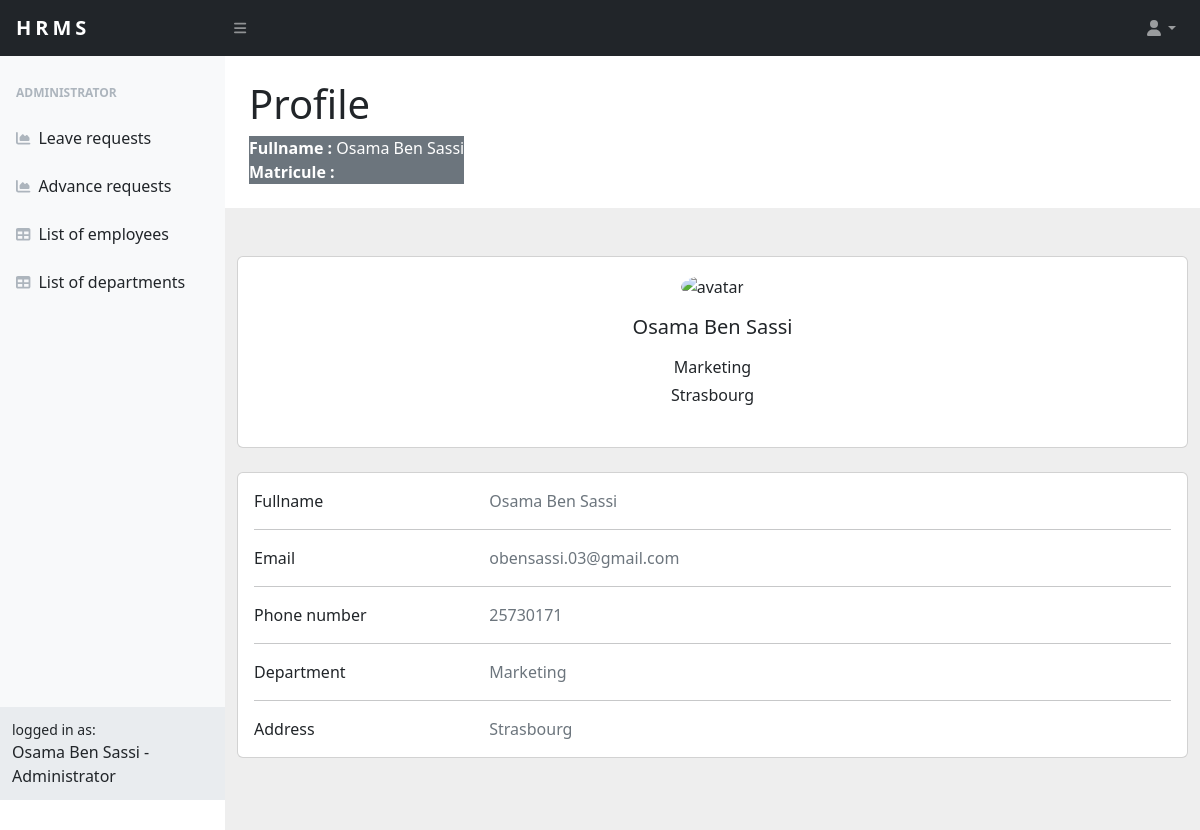
Page /home (signed in) on the committed database.
### src/models.py (models this page shows, shortened)
class User(UserMixin,db.Model):
    employee_id = db.Column(db.Integer,primary_key=True)
    first_name = db.Column(db.String(20))
    last_name = db.Column(db.String(20))
    email = db.Column(db.String(100), unique=True)
    password = db.Column(db.String(100))
    dep_name = db.Column(db.Integer,db.ForeignKey('departements.name')) #foreign key
    address = db.Column(db.String(100))
    phone = db.Column(db.Integer)
    salaire = db.Column(db.Integer)
    is_admin = db.Column(db.Boolean)

### src/home/routes.py (the view)
@home.route('/home',methods=['POST','GET'])
@login_required
def home():
    employee_id = current_user.employee_id
    fullname = current_user.first_name + " " + current_user.last_name
    email = current_user.email
    phone = current_user.phone
    dep = current_user.dep_name
    address = current_user.address
    is_admin = 'Administrator' if current_user.is_admin == True else 'Employee'
    return render_template('home/home.html',employee_id=employee_id,fullname=fullname,email=email,phone=phone,address=address,dep = dep,role=is_admin)

### src/app.py (called while the page is built)
@login_manager.user_loader
def load_user(user_id):
    return User.query.get(int(user_id))

### src/templates/home/home.html (shortened to what this page needs)
{% extends "base.html" %}
{% block content %}
            <div id="layoutSidenav_content">
                <div class="container-fluid px-4">
                    <h1 class="mt-4">Profile</h1>
                    <ol class="breadcrumb mb-4">
                        <li class="breadcrumb-item active bg-secondary text-white"><b>Fullname :</b> {{ fullname }} <br> <b> Matricule : </b>{{ matricule }}</li>
                    </ol>
                </div>
                <section style="background-color: #eee;">
                    <div class="container py-5">
                      <div class="row">
                        <div class="col-lg">
                          <div class="card mb-4">
                            <div class="card-body text-center">
                              <img src="https://mdbcdn.b-cdn.net/img/Photos/new-templates/bootstrap-chat/ava3.webp" alt="avatar"
                                class="rounded-circle img-fluid" style="width: 150px;">
                              <h5 class="my-3">{{ fullname }}</h5>
                              <p class="font-weight-bold mb-1">{{ dep }}</p>
                              <p class="font-weight-bold mb-4">{{ address }}</p>
                            </div>
                          </div>
                        <div class="col-lg">
                          <div class="card mb-4">
                            <div class="card-body">
                              <div class="row">
                                <div class="col-sm-3">
                                  <p class="mb-0">Fullname</p>
                                </div>
                                <div class="col-sm-9">
                                  <p class="text-muted mb-0">{{ fullname }}</p>
                                </div>
                              </div>
                              <hr>
                              <div class="row">
                                <div class="col-sm-3">
                                  <p class="mb-0">Email</p>
                                </div>
                                <div class="col-sm-9">
                                  <p class="text-muted mb-0">{{ email }}</p>
                                </div>
                              </div>
                              <hr>
                              <div class="row">
                                <div class="col-sm-3">
                                  <p class="mb-0">Phone number</p>
                                </div>
                                <div class="col-sm-9">
                                  <p class="text-muted mb-0">{{ phone }}</p>
                                </div>
                              </div>
                              <hr>
                              <div class="row">
                                <div class="col-sm-3">
                                  <p class="mb-0">Department</p>
                                </div>
                                <div class="col-sm-9">
                                  <p class="text-muted mb-0">{{ dep }}</p>
                                </div>
                              </div>
                              <hr>
                              <div class="row">
                                <div class="col-sm-3">
                                  <p class="mb-0">Address</p>
                                </div>
                                <div class="col-sm-9">
                                  <p class="text-muted mb-0">{{ address }}</p>
                                </div>
                              </div>
                            </div>
                          </div>
                        </div>
                      </div>
                    </div>
                  </section>
            </div>
        </div>
{% endblock content %}

### src/templates/base.html (shortened to what this page needs)
<!DOCTYPE html>
<html lang="en">
    <head>
        <link href="https://cdn.jsdelivr.net/npm/simple-datatables@7.1.2/dist/style.min.css" rel="stylesheet" />
        <link href="/static/css/styles.css" rel="stylesheet" />
    </head>
    <body class="sb-nav-fixed">
        <nav class="sb-topnav navbar navbar-expand navbar-dark bg-dark">
            <a class="navbar-brand ps-3" href="{{url_for('home.home')}}" style="letter-spacing: 4px;"><b>HRMS</b></a>
            <button class="btn btn-link btn-sm order-1 order-lg-0 me-4 me-lg-0" id="sidebarToggle" href="#!"><i class="fas fa-bars"></i></button>
            <ul class="navbar-nav d-none d-md-inline-block form-inline ms-auto me-0 me-md-3 my-2 my-md-0">
                <li class="nav-item dropdown">
                    <a class="nav-link dropdown-toggle" id="navbarDropdown" href="#" role="button" data-bs-toggle="dropdown" aria-expanded="false"><i class="fas fa-user fa-fw"></i></a>
                </li>
            </ul>
        </nav>
        <div id="layoutSidenav">
            <div id="layoutSidenav_nav">
                <nav class="sb-sidenav accordion sb-sidenav-light" id="sidenavAccordion">
                    <div class="sb-sidenav-menu">
                        <div class="nav">
                            {% if current_user.is_admin == 0: %}
                                <div class="sb-sidenav-menu-heading"><b>Employee</b></div>
                                <a class="nav-link" href="{{url_for('user.request_leave')}}">
                                    <div class="sb-nav-link-icon"><i class="fas fa-tachometer-alt"></i></div>
                                    Leave request
                                </a>
                                <a class="nav-link" href="{{url_for('user.request_advance')}}">
                                    <div class="sb-nav-link-icon"><i class="fas fa-tachometer-alt"></i></div>
                                    Salary advance request
                                </a>
                                <a class="nav-link" href="{{url_for('user.follow_up')}}">
                                    <div class="sb-nav-link-icon"><i class="fas fa-tachometer-alt"></i></div>
                                    Follow-up of your requests
                                </a>
                            {% else: %}
                                <div class="sb-sidenav-menu-heading"><b>Administrator</b></div>
                                <a class="nav-link" href="{{url_for('admin.manage_leave')}}">
                                    <div class="sb-nav-link-icon"><i class="fas fa-chart-area"></i></div>
                                    Leave requests
                                </a>
                                <a class="nav-link" href="{{url_for('admin.manage_advances')}}">
                                    <div class="sb-nav-link-icon"><i class="fas fa-chart-area"></i></div>
                                    Advance requests
                                </a>
                                <a class="nav-link" href="{{url_for('admin.list_employees')}}">
                                    <div class="sb-nav-link-icon"><i class="fas fa-table"></i></div>
                                    List of employees
                                </a>
                                <a class="nav-link" href="{{url_for('admin.list_dep')}}">
                                    <div class="sb-nav-link-icon"><i class="fas fa-table"></i></div>
                                    List of departments
                                </a>
                            {% endif %}
                        </div>
                    </div>
                    <div class="sb-sidenav-footer">
                        <div class="small">logged in as:</div>
                        {{ fullname }} - {{ role }}
                    </div>
                </nav>
            </div>
        {% block content %}{% endblock content %}
    </body>
</html>

### rows in the picture
User: dep_name "Marketing", address "Strasbourg", email "obensassi.03@gmail.com", phone "25730171"

### other values in the picture
{{ fullname }} "Osama Ben Sassi"
{{ role }} "Administrator"
